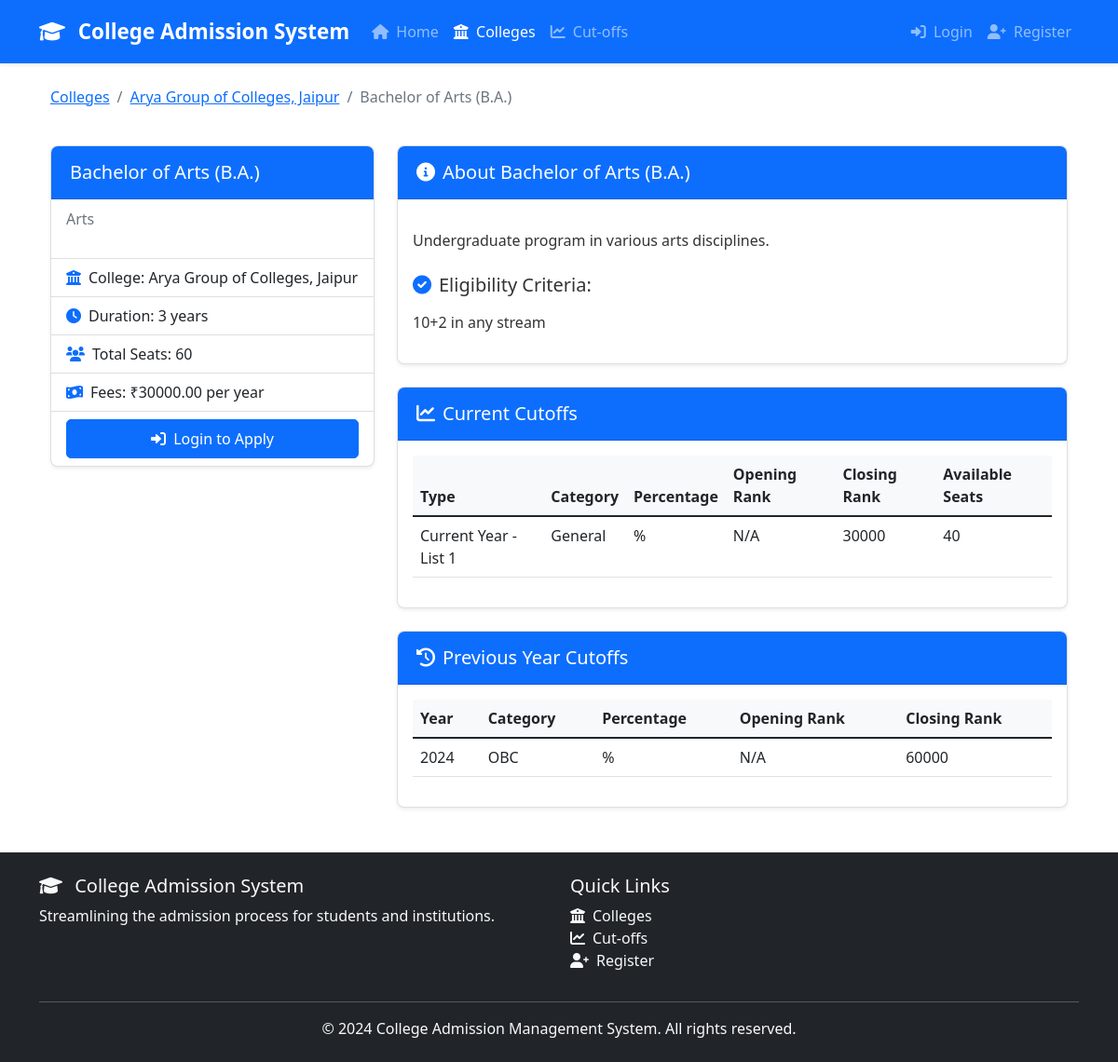
The page /colleges/stream/9/ on the database its author committed.
### colleges/models.py (models this page shows, shortened)
class Stream(models.Model):
    STREAM_TYPES = [
        ('SCIENCE', 'Science'),
        ('COMMERCE', 'Commerce'),
        ('ARTS', 'Arts'),
        ('ENGINEERING', 'Engineering'),
        ('MEDICAL', 'Medical'),
        ('LAW', 'Law'),
        ('MANAGEMENT', 'Management'),
    ]
    college = models.ForeignKey(College, on_delete=models.CASCADE, related_name='streams')
    name = models.CharField(max_length=100)
    stream_type = models.CharField(max_length=20, choices=STREAM_TYPES)
    duration_years = models.IntegerField()
    total_seats = models.IntegerField()
    fees_per_year = models.DecimalField(max_digits=10, decimal_places=2)
    eligibility_criteria = models.TextField()
    description = models.TextField(blank=True)
    is_active = models.BooleanField(default=True)
    created_at = models.DateTimeField(auto_now_add=True)
    class Meta:
        ordering = ['college', 'name']
        unique_together = ['college', 'name']

class College(models.Model):
    name = models.CharField(max_length=200)
    code = models.CharField(max_length=20, unique=True)
    address = models.TextField()
    phone = models.CharField(max_length=15)
    email = models.EmailField()
    website = models.URLField(blank=True, null=True)
    established_year = models.IntegerField()
    description = models.TextField()
    logo = models.ImageField(upload_to='college_logos/', blank=True, null=True)
    closing_rank = models.IntegerField(null=True, blank=True)
    created_at = models.DateTimeField(auto_now_add=True)
    updated_at = models.DateTimeField(auto_now=True)
    class Meta:
        ordering = ['name']

### cutoffs/models.py (models this page shows, shortened)
class CutOff(models.Model):
    CUTOFF_TYPES = [
        ('PREVIOUS', 'Previous Year'),
        ('CURRENT_1', 'Current Year - List 1'),
        ('CURRENT_2', 'Current Year - List 2'),
        ('CURRENT_3', 'Current Year - List 3'),
    ]
    CATEGORY_CHOICES = [
        ('GENERAL', 'General'),
        ('OBC', 'OBC'),
        ('SC', 'SC'),
        ('ST', 'ST'),
        ('EWS', 'EWS'),
    ]
    stream = models.ForeignKey(Stream, on_delete=models.CASCADE, related_name='cutoffs')
    cutoff_type = models.CharField(max_length=20, choices=CUTOFF_TYPES)
    year = models.IntegerField()
    category = models.CharField(max_length=20, choices=CATEGORY_CHOICES)
    cutoff_percentage = models.DecimalField(max_digits=5, decimal_places=2)
    available_seats = models.IntegerField(default=0)
    closing_rank = models.IntegerField(null=True, blank=True)
    created_at = models.DateTimeField(auto_now_add=True)
    updated_at = models.DateTimeField(auto_now=True)
    class Meta:
        ordering = ['-year', 'stream', 'category']
        unique_together = ['stream', 'cutoff_type', 'year', 'category']

### colleges/views.py (the view)
# urls.py: path('stream/<int:stream_id>/', views.stream_detail, name='stream_detail'),
def stream_detail(request, stream_id):
    stream = get_object_or_404(Stream, id=stream_id)
    previous_cutoffs = CutOff.objects.filter(
        stream=stream,
        cutoff_type='PREVIOUS'
    ).order_by('-year', 'category')
    current_cutoffs = CutOff.objects.filter(
        stream=stream,
        cutoff_type__startswith='CURRENT'
    ).order_by('cutoff_type', 'category')
    return render(request, 'colleges/stream_detail.html', {
        'stream': stream,
        'previous_cutoffs': previous_cutoffs,
        'current_cutoffs': current_cutoffs
    })

### accounts/context_processors.py (called while the page is built)
def unread_notifications_count(request):
    if request.user.is_authenticated:
        count = Notification.objects.filter(user=request.user, is_read=False).count()
        return {'unread_notifications_count': count}
    return {'unread_notifications_count': 0}

### templates/colleges/stream_detail.html (shortened to what this page needs)
{% extends 'base.html' %}
{% block content %}
<div class="container">
    <div class="row mb-4">
        <div class="col-12">
            <nav aria-label="breadcrumb">
                <ol class="breadcrumb">
                    <li class="breadcrumb-item"><a href="{% url 'colleges:college_list' %}">Colleges</a></li>
                    <li class="breadcrumb-item"><a href="{% url 'colleges:college_detail' stream.college.id %}">{{ stream.college.name }}</a></li>
                    <li class="breadcrumb-item active">{{ stream.name }}</li>
                </ol>
            </nav>
        </div>
    </div>
    <div class="row">
        <div class="col-md-4 mb-4">
            <div class="card shadow-sm">
                <div class="card-header bg-primary text-white">
                    <h5 class="card-title mb-0">{{ stream.name }}</h5>
                </div>
                <div class="card-body">
                    <h6 class="card-subtitle mb-3 text-muted">{{ stream.get_stream_type_display }}</h6>
                </div>
                <ul class="list-group list-group-flush">
                    <li class="list-group-item"><i class="fas fa-university me-2 text-primary"></i>College: {{ stream.college.name }}</li>
                    <li class="list-group-item"><i class="fas fa-clock me-2 text-primary"></i>Duration: {{ stream.duration_years }} years</li>
                    <li class="list-group-item"><i class="fas fa-users me-2 text-primary"></i>Total Seats: {{ stream.total_seats }}</li>
                    <li class="list-group-item"><i class="fas fa-money-bill-wave me-2 text-primary"></i>Fees: ₹{{ stream.fees_per_year }} per year</li>
                </ul>
                <div class="card-footer bg-transparent">
                    <div class="d-grid gap-2">
                        {% if user.is_authenticated and user.userprofile.user_type == 'STUDENT' %}
                        <a href="{% url 'admissions:apply' stream.id %}" class="btn btn-success">
                            <i class="fas fa-file-signature me-1"></i> Apply Now
                        </a>
                        {% elif not user.is_authenticated %}
                        <a href="{% url 'accounts:login' %}?next={% url 'admissions:apply' stream.id %}" class="btn btn-primary">
                            <i class="fas fa-sign-in-alt me-1"></i> Login to Apply
                        </a>
                        {% endif %}
                    </div>
                </div>
            </div>
        </div>
        <div class="col-md-8">
            <div class="card shadow-sm mb-4">
                <div class="card-header bg-primary text-white">
                    <h5 class="card-title mb-0"><i class="fas fa-info-circle me-2"></i>About {{ stream.name }}</h5>
                </div>
                <div class="card-body">
                    <p>{{ stream.description|linebreaks }}</p>
                    <h5 class="mt-4"><i class="fas fa-check-circle me-2 text-primary"></i>Eligibility Criteria:</h5>
                    <p>{{ stream.eligibility_criteria|linebreaks }}</p>
                </div>
            </div>
            <div class="card shadow-sm mb-4">
                <div class="card-header bg-primary text-white">
                    <h5 class="card-title mb-0"><i class="fas fa-chart-line me-2"></i>Current Cutoffs</h5>
                </div>
                <div class="card-body">
                    {% if current_cutoffs %}
                    <div class="table-responsive">
                        <table class="table table-hover">
                            <thead>
                                <tr>
                                    <th>Type</th>
                                    <th>Category</th>
                                    <th>Percentage</th>
                                    <th>Opening Rank</th>
                                    <th>Closing Rank</th>
                                    <th>Available Seats</th>
                                </tr>
                            </thead>
                            <tbody>
                                {% for cutoff in current_cutoffs %}
                                <tr>
                                    <td>{{ cutoff.get_cutoff_type_display }}</td>
                                    <td>{{ cutoff.get_category_display }}</td>
                                    <td>{{ cutoff.percentage }}%</td>
                                    <td>{{ cutoff.opening_rank|default:"N/A" }}</td>
                                    <td>{{ cutoff.closing_rank|default:"N/A" }}</td>
                                    <td>{{ cutoff.available_seats }}</td>
                                </tr>
                                {% endfor %}
                            </tbody>
                        </table>
                    </div>
                    {% else %}
                    <div class="alert alert-info">
                        <i class="fas fa-info-circle me-2"></i> No current cutoffs available for this stream.
                    </div>
                    {% endif %}
                </div>
            </div>
            <div class="card shadow-sm">
                <div class="card-header bg-primary text-white">
                    <h5 class="card-title mb-0"><i class="fas fa-history me-2"></i>Previous Year Cutoffs</h5>
                </div>
                <div class="card-body">
                    {% if previous_cutoffs %}
                    <div class="table-responsive">
                        <table class="table table-hover">
                            <thead>
                                <tr>
                                    <th>Year</th>
                                    <th>Category</th>
                                    <th>Percentage</th>
                                    <th>Opening Rank</th>
                                    <th>Closing Rank</th>
                                </tr>
                            </thead>
                            <tbody>
                                {% for cutoff in previous_cutoffs %}
                                <tr>
                                    <td>{{ cutoff.year }}</td>
                                    <td>{{ cutoff.get_category_display }}</td>
                                    <td>{{ cutoff.percentage }}%</td>
                                    <td>{{ cutoff.opening_rank|default:"N/A" }}</td>
                                    <td>{{ cutoff.closing_rank|default:"N/A" }}</td>
                                </tr>
                                {% endfor %}
                            </tbody>
                        </table>
                    </div>
                    {% else %}
                    <div class="alert alert-info">
                        <i class="fas fa-info-circle me-2"></i> No previous year cutoffs available for this stream.
                    </div>
                    {% endif %}
                </div>
            </div>
        </div>
    </div>
</div>
{% endblock %}

### static/css/style.css (style rules this page uses)
body { font-family: 'Segoe UI', Tahoma, Geneva, Verdana, sans-serif; color: #333; }
.card { border-radius: 8px; overflow: hidden; transition: transform 0.3s ease, box-shadow 0.3s ease; margin-bottom: 1.5rem; }
.card-header { padding: 1rem 1.25rem; background-color: #fff; border-bottom: 1px solid rgba(0, 0, 0, 0.125); }
.btn { border-radius: 5px; padding: 0.5rem 1.25rem; transition: all 0.3s ease; }
.btn-primary { background-color: #0d6efd; border-color: #0d6efd; }
.table th { font-weight: 600; background-color: #f8f9fa; }
.shadow-sm { box-shadow: 0 0.125rem 0.25rem rgba(0, 0, 0, 0.075) !important; }

### rows shown on the page
Stream: college.name "Arya Group of Colleges, Jaipur", name "Bachelor of Arts (B.A.)", stream_type "Arts", duration_years "3", total_seats "60", fees_per_year "30000.00", description "Undergraduate program in various arts disciplines.", eligibility_criteria "10+2 in any stream"
CutOff: cutoff_type "Current Year - List 1", category "General", opening_rank "N/A", closing_rank "30000", available_seats "40"
CutOff: year "2024", category "OBC", opening_rank "N/A", closing_rank "60000"
